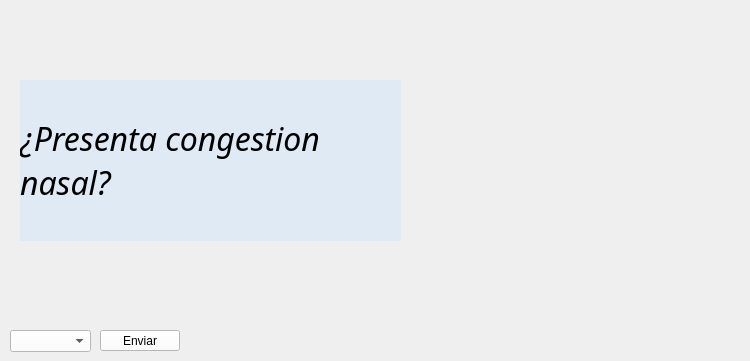
        <widget class="QWidget" name="q8">
         <widget class="QLabel" name="imagen_9">
          <property name="geometry">
           <rect>
            <x>430</x>
            <y>10</y>
            <width>311</width>
            <height>281</height>
           </rect>
          </property>
          <property name="text">
           <string/>
          </property>
          <property name="pixmap">
           <pixmap resource="Imagenes.qrc">:/imgs/congestion-nasal.png</pixmap>
          </property>
          <property name="scaledContents">
           <bool>true</bool>
          </property>
         </widget>
         <widget class="QLabel" name="pregunta_9">
          <property name="geometry">
           <rect>
            <x>20</x>
            <y>80</y>
            <width>381</width>
            <height>161</height>
           </rect>
          </property>
          <property name="font">
           <font>
            <family>Corbel</family>
            <pointsize>24</pointsize>
            <weight>9</weight>
            <italic>true</italic>
            <bold>false</bold>
           </font>
          </property>
          <property name="styleSheet">
           <string notr="true">color: rgb(0, 0, 0);
font: 75 italic 24pt &quot;Corbel&quot;;
background-color: rgba(199, 227, 255, 100);</string>
          </property>
          <property name="text">
           <string>¿Presenta congestion nasal?</string>
          </property>
          <property name="wordWrap">
           <bool>true</bool>
          </property>
         </widget>
         <widget class="QPushButton" name="enviarQ8">
          <property name="geometry">
           <rect>
            <x>100</x>
            <y>330</y>
            <width>80</width>
            <height>21</height>
           </rect>
          </property>
          <property name="styleSheet">
           <string notr="true">color: rgb(0, 0, 0);
background-color: rgb(255, 255, 255);</string>
          </property>
          <property name="text">
           <string>Enviar</string>
          </property>
         </widget>
         <widget class="QComboBox" name="respuestaQ8">
          <property name="geometry">
           <rect>
            <x>10</x>
            <y>330</y>
            <width>81</width>
            <height>22</height>
           </rect>
          </property>
          <property name="styleSheet">
           <string notr="true">color: rgb(0, 0, 0);
background-color: rgb(255, 255, 255);</string>
          </property>
          <item>
           <property name="text">
            <string/>
           </property>
          </item>
          <item>
           <property name="text">
            <string>SI</string>
           </property>
          </item>
          <item>
           <property name="text">
            <string>NO</string>
           </property>
          </item>
         </widget>
        </widget>
